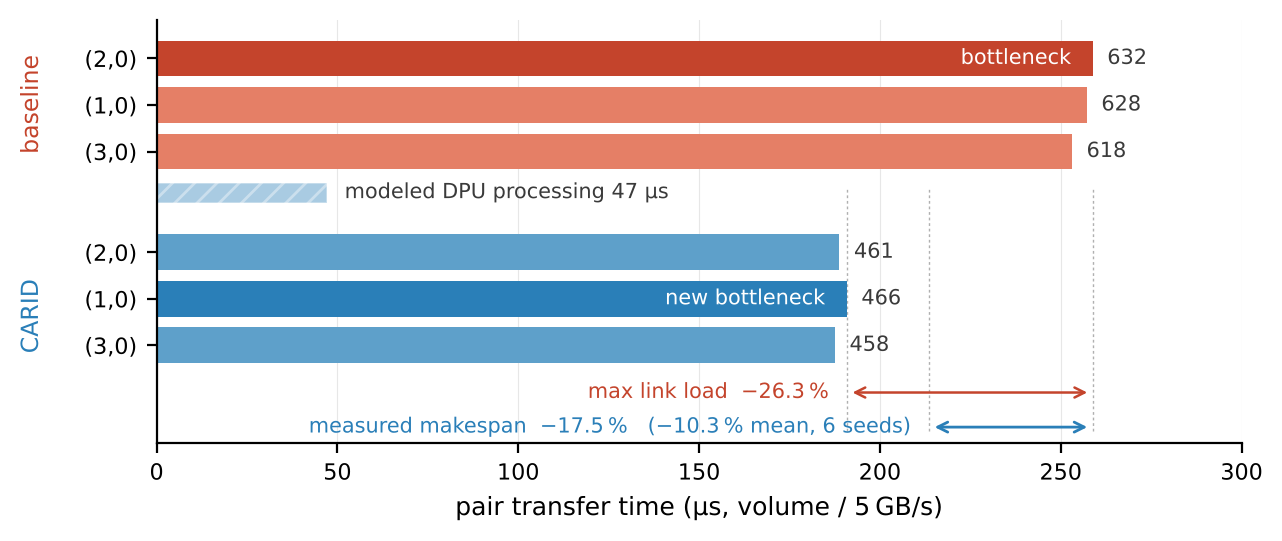

Here is the Python script that generated this plot:
#!/usr/bin/env python3
"""
fig_timeline_m3.py -- M3 figure: where the byte-count saving goes.

The three busiest inter-domain pairs before and after deduplication at the
headline configuration, drawn to scale in link occupancy, so three facts are
visible at once: the bottleneck MIGRATES from pair (2,0) to pair (1,0); the
DPU deduplication cost is small and overlapped; and the max-link byte saving
(26.3%) overstates the measured completion-time saving (17.5%).

Data provenance (verified; do not edit a number without re-verifying):
  lambda / unique : dump_lambda_gpd8.py           (seed 0, gpd=8, 32 GPUs)
  cycles          : ablation_gpd8_results.csv     (C0 953146, C3c 786443)
  six-seed mean   : ablation_gpd8_multiseed_results.csv  (+10.29%)
  COMP duration   : verify_fig5_timeline.py       (dpu_duration_micros -> 47)

Palette: CARTS_BLUE is fig_style's locked series blue, unchanged. The coral
pair is the schematic figures' "inter-domain crossing" hue (Figs 1-3), used
here for raw pre-deduplication crossings. NAIVE_AMBER and NEG_RED are
deliberately NOT used: amber denotes naive placement and red denotes a
regression elsewhere in the paper.
"""
import os
import matplotlib.pyplot as plt
import fig_style
from fig_style import CARTS_BLUE

CORAL_HI = "#C4442C"
CORAL_LO = "#E57F66"
BLUE_LO = "#5EA0CA"
INK = "#3A3A3A"
GUIDE = "#B0B0B0"

TOKEN_BYTES = 2048
LINK_BPUS = 5000.0
COMP_US = 47.0
CYC_C0, CYC_C3 = 953146.0, 786443.0
MEAN_6SEED = 10.29
PAIRS = [("(2,0)", 632, 461), ("(1,0)", 628, 466), ("(3,0)", 618, 458)]
EXP_MAXLINK_PCT = 26.27
EXP_CYCLE_PCT = 17.49
FIGW, FIGH = 7.0, 2.75


def t_us(copies):
    return copies * TOKEN_BYTES / LINK_BPUS


def main():
    raw_max = max(p[1] for p in PAIRS)
    ded_max = max(p[2] for p in PAIRS)
    maxlink_pct = 100.0 * (raw_max - ded_max) / raw_max
    cyc_pct = 100.0 * (CYC_C0 - CYC_C3) / CYC_C0
    assert abs(maxlink_pct - EXP_MAXLINK_PCT) < 0.01, maxlink_pct
    assert abs(cyc_pct - EXP_CYCLE_PCT) < 0.01, cyc_pct
    assert PAIRS[0][1] == raw_max, "pair 0 must be the C0 bottleneck"
    assert PAIRS[1][2] == ded_max, "pair 1 must be the CARTS bottleneck"
    assert PAIRS[0][2] < ded_max, "bottleneck must migrate"

    fig_style.apply()
    fig, ax = plt.subplots(figsize=(FIGW, FIGH))
    ax.grid(False)
    ax.xaxis.grid(True, linewidth=0.4, alpha=0.3)
    ax.set_axisbelow(True)
    h = 0.60
    ys, labels = [], []

    for i, (name, raw, ded) in enumerate(PAIRS):
        y = 5.7 - i * 0.78
        ys.append(y)
        labels.append(name)
        ax.barh(y, t_us(raw), height=h, edgecolor="none", zorder=2,
                color=CORAL_HI if i == 0 else CORAL_LO)
        ax.text(t_us(raw) + 4, y, "%d" % raw, va="center", fontsize=7.5,
                color=INK)
    ax.text(t_us(PAIRS[0][1]) - 6, 5.7, "bottleneck", va="center", ha="right",
            fontsize=7.5, color="white", zorder=4)

    ax.barh(3.45, COMP_US, height=0.34, color=CARTS_BLUE, alpha=0.40,
            hatch="///", edgecolor="white", linewidth=0.6, zorder=2)
    ax.text(COMP_US + 5, 3.45,
            "modeled DPU processing %.0f \u00b5s" % COMP_US,
            va="center", ha="left", fontsize=7.5, color=INK)

    for i, (name, raw, ded) in enumerate(PAIRS):
        y = 2.45 - i * 0.78
        ys.append(y)
        labels.append(name)
        ax.barh(y, t_us(ded), height=h, edgecolor="none", zorder=2,
                color=CARTS_BLUE if i == 1 else BLUE_LO)
        ax.text(t_us(ded) + 4, y, "%d" % ded, va="center", fontsize=7.5,
                color=INK)
    ax.text(t_us(PAIRS[1][2]) - 6, 1.67, "new bottleneck", va="center",
            ha="right", fontsize=7.5, color="white", zorder=4)

    ax.set_yticks(ys)
    ax.set_yticklabels(labels)
    ax.text(-0.115, 0.80, "baseline", transform=ax.transAxes, rotation=90,
            va="center", ha="center", fontsize=8.5, color=CORAL_HI)
    ax.text(-0.115, 0.30, "CARID", transform=ax.transAxes, rotation=90,
            va="center", ha="center", fontsize=8.5, color=CARTS_BLUE)
    ax.set_xlabel("pair transfer time (\u00b5s, volume / 5\u2009GB/s)")
    ax.set_xlim(0, 300)
    ax.set_ylim(-0.75, 6.35)

    x_raw, x_ded = t_us(raw_max), t_us(ded_max)
    x_cyc = x_raw * (1.0 - cyc_pct / 100.0)
    for x in (x_raw, x_ded, x_cyc):
        ax.axvline(x, ymin=0.03, ymax=0.60, color=GUIDE, lw=0.5,
                   ls=(0, (2, 2)), zorder=1)
    ax.annotate("", xy=(x_raw, 0.10), xytext=(x_ded, 0.10),
                arrowprops=dict(arrowstyle="<->", color=CORAL_HI, lw=0.9))
    ax.text(x_ded - 5, 0.10,
            "max link load  \u2212%.1f\u2009%%" % maxlink_pct,
            va="center", ha="right", fontsize=7.5, color=CORAL_HI)
    ax.annotate("", xy=(x_raw, -0.48), xytext=(x_cyc, -0.48),
                arrowprops=dict(arrowstyle="<->", color=CARTS_BLUE, lw=1.0))
    ax.text(x_cyc - 5, -0.48,
            "measured makespan  \u2212%.1f\u2009%%   "
            "(\u2212%.1f\u2009%% mean, 6 seeds)" % (cyc_pct, MEAN_6SEED),
            va="center", ha="right", fontsize=7.5, color=CARTS_BLUE)

    out = os.path.join(os.path.dirname(os.path.abspath(__file__)),
                       "fig_timeline_m3_v3.pdf")
    fig.savefig(out)
    fig.savefig(out.replace(".pdf", ".png"), dpi=200)
    plt.close(fig)
    print("max link  %d -> %d   (-%.2f%%)" % (raw_max, ded_max, maxlink_pct))
    print("cycles    %d -> %d   (-%.2f%%)" % (CYC_C0, CYC_C3, cyc_pct))
    print("wrote %s" % out)
    return 0


if __name__ == "__main__":
    raise SystemExit(main())
